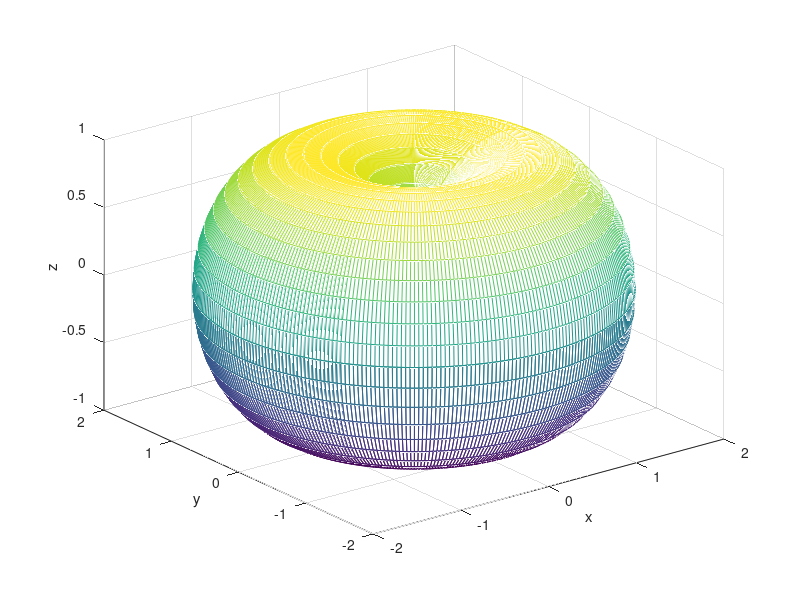

Here is the MATLAB script that generated this plot:
a=1;
b=1
u =(0:0.02:10)';
v = -2*pi/2:0.05*pi:2*pi;
X =(a+b*cos(v)).*cos(u);
Y =(a+b*cos(v)).*sin(u);
Z = b*sin(v).*ones(size(u));
figure
mesh(X,Y,Z);
xlabel('x'); 
ylabel('y'); 
zlabel('z')

